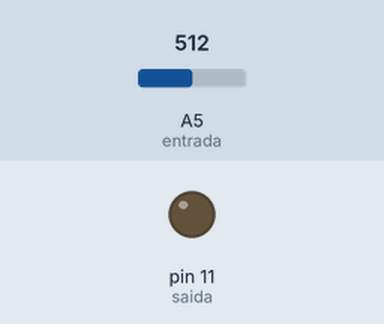
Bench run of a sketch on a simulated Arduino Uno, built with avr-gcc and run on an emulated ATmega328P. Parts: output pins drawn as LEDs (lit = HIGH). The test bench sets the inputs (shaded band); at power-on: A5 (entrada) = 512. What the sketch prints to the serial monitor is not drawn.

Above: at 1.5 s.
At 4.6 s:
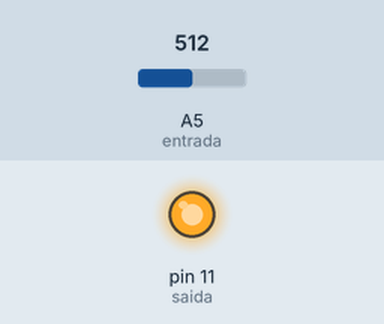
Timing chart, 0 to 8.1 s (numbered marks = the images above):
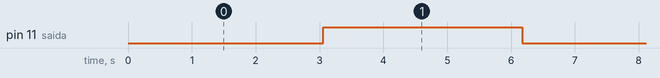

Measured:
- by itself, pin 11 (saida): alternates HIGH for 3.1 s and LOW for 3.1 s

The sketch:

Carga_Descarga.ino
```cpp
int saida = 11;
int entrada = A5;
int pontos = 500;
int tempo = 1;
int valor, k;
float tensao;

void setup() {
  pinMode(saida, OUTPUT);
  pinMode(entrada, INPUT);
  Serial.begin(9600);
}

void loop() {
  digitalWrite(saida, LOW);
  for (k=1; k<=pontos; k++) {
    valor = analogRead(entrada);
    tensao = float(valor)*5/1023;
    Serial.println(tensao);
    delay(tempo);
  }

  digitalWrite(saida, HIGH);
  for (k=1; k<=pontos; k++) {
    valor = analogRead(entrada);
    tensao = float(valor)*5/1023;
    Serial.println(tensao);
    delay(tempo);
  }
}
```
